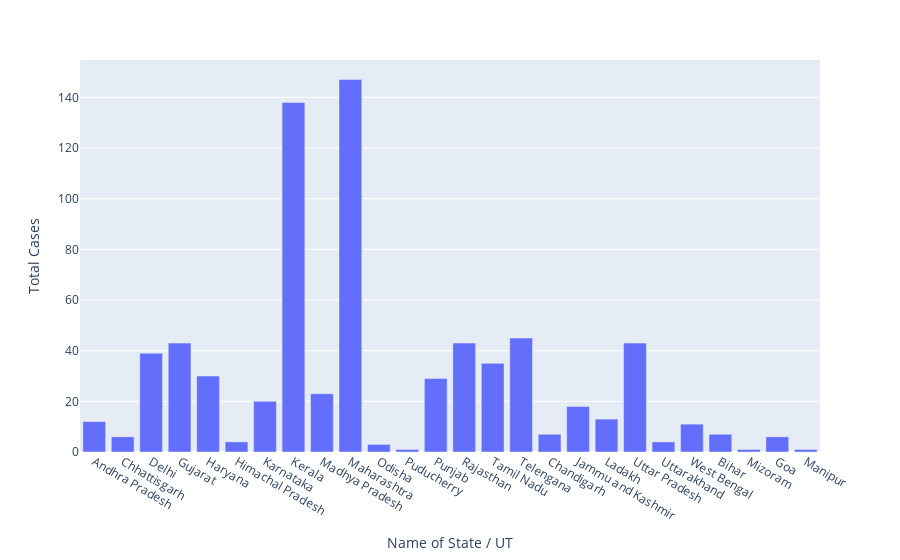

Write notebook code for a chart like this one.
### Code cell
px.bar(df,x='Name of State / UT', y='Total Cases')

### Figure 1 — Plotly figure (JSON) as saved in the notebook; plotly's stock layout.template omitted (floating-point values rounded to 4 significant figures)
{"data": [{"alignmentgroup": "True", "hovertemplate": "Name of State / UT=%{x}<br>Total Cases=%{y}<extra></extra>", "legendgroup": "", "marker": {"color": "#636efa", "pattern": {"shape": ""}}, "name": "", "offsetgroup": "", "orientation": "v", "showlegend": false, "textposition": "auto", "type": "bar", "x": ["Andhra Pradesh", "Chhattisgarh", "Delhi", "Gujarat", "Haryana", "Himachal Pradesh", "Karnataka", "Kerala", "Madhya Pradesh", "Maharashtra", "Odisha", "Puducherry", "Punjab", "Rajasthan", "Tamil Nadu", "Telengana", "Chandigarh", "Jammu and Kashmir", "Ladakh", "Uttar Pradesh", "Uttarakhand", "West Bengal", "Bihar", "Mizoram", "Goa", "Manipur"], "xaxis": "x", "y": [12, 6, 39, 43, 30, 4, 20, 138, 23, 147, 3, 1, 29, 43, 35, 45, 7, 18, 13, 43, 4, 11, 7, 1, 6, 1], "yaxis": "y"}], "layout": {"barmode": "relative", "legend": {"tracegroupgap": 0}, "margin": {"t": 60}, "xaxis": {"anchor": "y", "domain": [0, 1], "title": {"text": "Name of State / UT"}}, "yaxis": {"anchor": "x", "domain": [0, 1], "title": {"text": "Total Cases"}}}}
